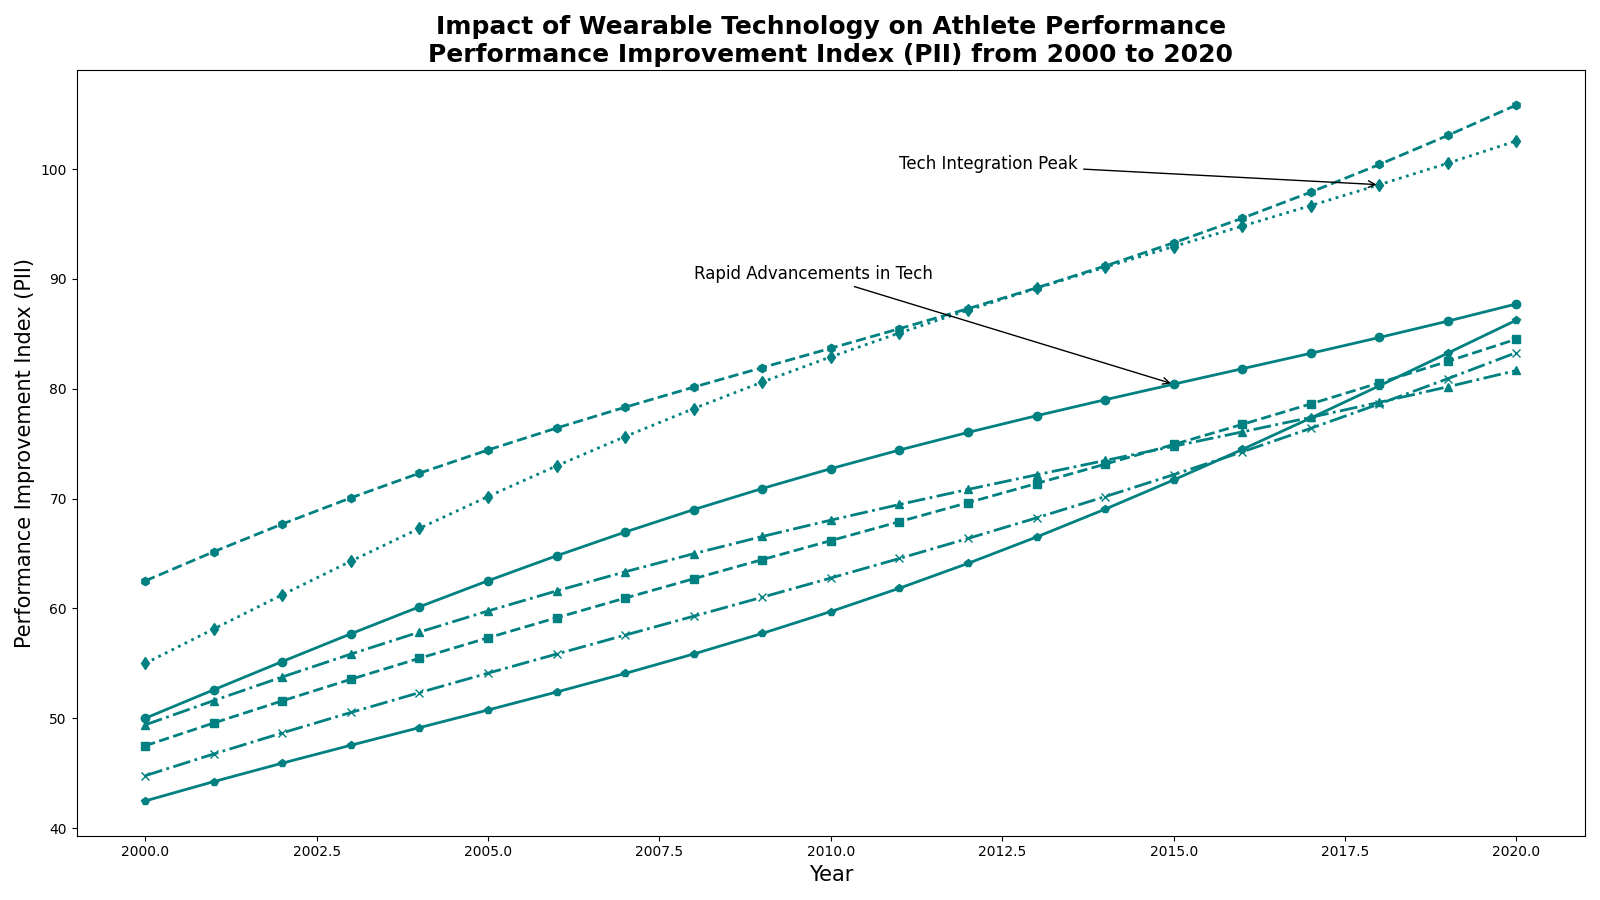

Here is the Python script that generated this plot:
import matplotlib.pyplot as plt
import numpy as np

years = np.arange(2000, 2021)
football_pii = [50 + 3*np.sin(0.2*x) + 2*x for x in range(len(years))]
basketball_pii = [45 + 2.5*np.cos(0.15*x) + 2.1*x for x in range(len(years))]
tennis_pii = [48 + 2.8*np.sin(0.18*x + np.pi/6) + 1.8*x for x in range(len(years))]
athletics_pii = [55 + 3.2*np.sin(0.2*x) + 2.5*x for x in range(len(years))]
cycling_pii = [40 + 3.5*np.cos(0.2*x + np.pi/4) + 2.3*x for x in range(len(years))]
swimming_pii = [60 + 2.9*np.sin(0.22*x + np.pi/3) + 2.4*x for x in range(len(years))]
hockey_pii = [42 + 3*np.cos(0.16*x + np.pi/8) + 2.2*x for x in range(len(years))]

fig, ax = plt.subplots(figsize=(16, 9))

single_color = 'teal'
ax.plot(years, football_pii, marker='o', linestyle='-', linewidth=2, color=single_color)
ax.plot(years, basketball_pii, marker='s', linestyle='--', linewidth=2, color=single_color)
ax.plot(years, tennis_pii, marker='^', linestyle='-.', linewidth=2, color=single_color)
ax.plot(years, athletics_pii, marker='d', linestyle=':', linewidth=2, color=single_color)
ax.plot(years, cycling_pii, marker='p', linestyle='-', linewidth=2, color=single_color)
ax.plot(years, swimming_pii, marker='h', linestyle='--', linewidth=2, color=single_color)
ax.plot(years, hockey_pii, marker='x', linestyle='-.', linewidth=2, color=single_color)

ax.set_title('Impact of Wearable Technology on Athlete Performance\nPerformance Improvement Index (PII) from 2000 to 2020', fontsize=18, fontweight='bold')
ax.set_xlabel('Year', fontsize=15)
ax.set_ylabel('Performance Improvement Index (PII)', fontsize=15)

ax.annotate('Rapid Advancements in Tech', xy=(2015, football_pii[15]), xytext=(2008, 90),
            arrowprops=dict(facecolor='black', arrowstyle='->'), fontsize=12)
ax.annotate('Tech Integration Peak', xy=(2018, athletics_pii[18]), xytext=(2011, 100),
            arrowprops=dict(facecolor='black', arrowstyle='->'), fontsize=12)

plt.tight_layout()
plt.show()
